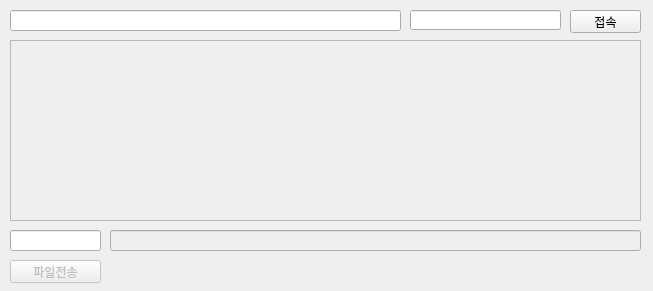
<?xml version="1.0" encoding="UTF-8"?>
<ui version="4.0">
 <class>MainWindow</class>
 <widget class="QMainWindow" name="MainWindow">
  <property name="geometry">
   <rect>
    <x>0</x>
    <y>0</y>
    <width>653</width>
    <height>291</height>
   </rect>
  </property>
  <property name="windowTitle">
   <string>MainWindow</string>
  </property>
  <widget class="QWidget" name="centralWidget">
   <widget class="QListWidget" name="TalkList">
    <property name="enabled">
     <bool>false</bool>
    </property>
    <property name="geometry">
     <rect>
      <x>10</x>
      <y>40</y>
      <width>631</width>
      <height>181</height>
     </rect>
    </property>
   </widget>
   <widget class="QPushButton" name="ConnectBtn">
    <property name="geometry">
     <rect>
      <x>570</x>
      <y>10</y>
      <width>71</width>
      <height>23</height>
     </rect>
    </property>
    <property name="text">
     <string>접속</string>
    </property>
   </widget>
   <widget class="QLineEdit" name="TalkEdit">
    <property name="enabled">
     <bool>false</bool>
    </property>
    <property name="geometry">
     <rect>
      <x>110</x>
      <y>230</y>
      <width>531</width>
      <height>21</height>
     </rect>
    </property>
   </widget>
   <widget class="QLineEdit" name="AddressEdit">
    <property name="geometry">
     <rect>
      <x>10</x>
      <y>10</y>
      <width>391</width>
      <height>21</height>
     </rect>
    </property>
   </widget>
   <widget class="QLineEdit" name="UserName">
    <property name="geometry">
     <rect>
      <x>10</x>
      <y>230</y>
      <width>91</width>
      <height>21</height>
     </rect>
    </property>
    <property name="alignment">
     <set>Qt::AlignCenter</set>
    </property>
   </widget>
   <widget class="QLineEdit" name="RoomName">
    <property name="geometry">
     <rect>
      <x>410</x>
      <y>10</y>
      <width>151</width>
      <height>20</height>
     </rect>
    </property>
    <property name="alignment">
     <set>Qt::AlignCenter</set>
    </property>
   </widget>
   <widget class="QPushButton" name="FileBtn">
    <property name="enabled">
     <bool>false</bool>
    </property>
    <property name="geometry">
     <rect>
      <x>10</x>
      <y>260</y>
      <width>91</width>
      <height>23</height>
     </rect>
    </property>
    <property name="text">
     <string>파일전송</string>
    </property>
   </widget>
  </widget>
 </widget>
 <layoutdefault spacing="6" margin="11"/>
 <resources/>
 <connections/>
</ui>
